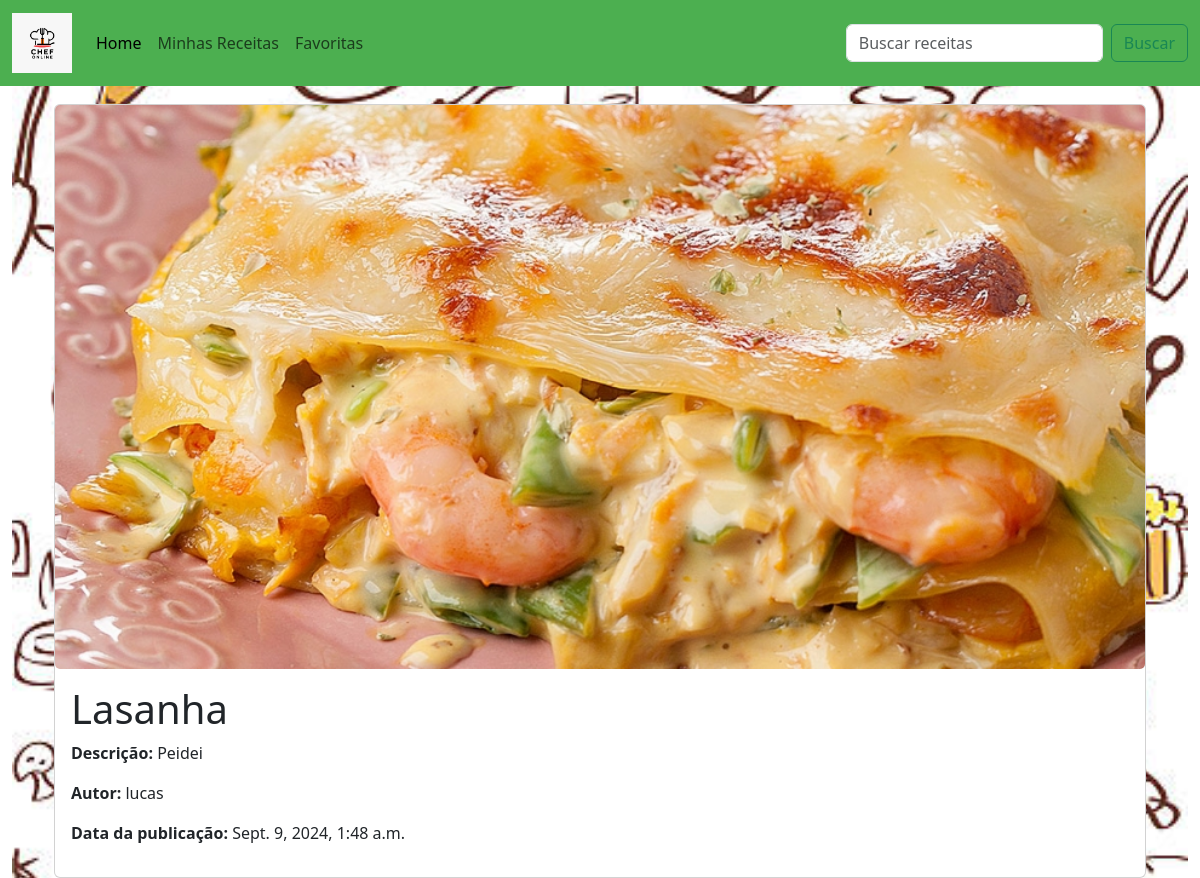
/detalhes/4/, run on the app's committed database.
### publicacoes/models.py (models this page shows, shortened)
class Publicacao(models.Model):
    titulo = models.CharField(max_length=255)
    descricao = models.TextField()
    foto = models.ImageField(upload_to='fotos_receitas/')
    autor = models.ForeignKey(User, on_delete=models.CASCADE)
    likes = models.PositiveIntegerField(default=0)  # Atributo curtidas
    data_criacao = models.DateTimeField(auto_now_add=True)

### publicacoes/views.py (the view)
# urls.py: path('detalhes/<int:pk>/', views.detalhes_publicacao, name='detalhes_publicacao'),
def detalhes_publicacao(request, pk):
    publicacao = get_object_or_404(Publicacao, pk=pk)
    return render(request, 'detalhes_publicacao.html', {'publicacao': publicacao})

### publicacoes/templates/detalhes_publicacao.html (shortened to what this page needs)
{% extends 'base.html' %}
{% load static %}
{% block content %}
<div class="container">
    <div class="card">
        <img src="{{ publicacao.foto.url }}" alt="Foto da publicação" class="card-img">
        <div class="card-body">
            <h1>{{ publicacao.titulo }}</h1>
            <p class="description"><strong>Descrição:</strong> {{ publicacao.descricao }}</p>
            <p><strong>Autor:</strong> {{ publicacao.autor.username }}</p>
            <p><strong>Data da publicação:</strong> {{ publicacao.data_criacao }}</p>
        </div>
    </div>
</div>
{% endblock %}

### data on the page
Publicacao: foto (picture), titulo "Lasanha", descricao "Peidei", autor.username "lucas", data_criacao "Sept. 9, 2024, 1:48 a.m."
